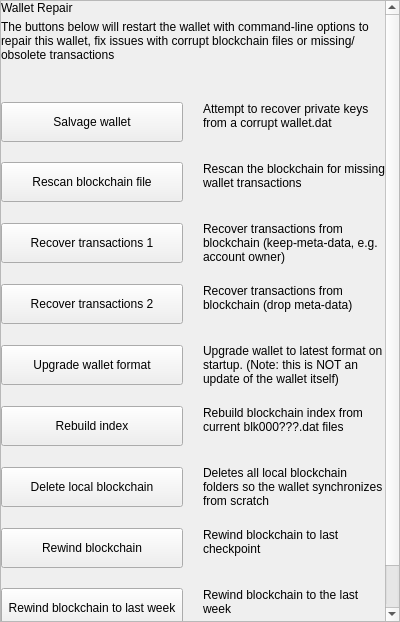
<?xml version="1.0" encoding="UTF-8"?>
<ui version="4.0">
 <class>SettingsWalletRepairWidget</class>
 <widget class="QWidget" name="SettingsWalletRepairWidget">
  <property name="geometry">
   <rect>
    <x>0</x>
    <y>0</y>
    <width>400</width>
    <height>622</height>
   </rect>
  </property>
  <property name="windowTitle">
   <string>Form</string>
  </property>
  <layout class="QHBoxLayout" name="horizontalLayout">
   <property name="spacing">
    <number>0</number>
   </property>
   <property name="leftMargin">
    <number>0</number>
   </property>
   <property name="topMargin">
    <number>0</number>
   </property>
   <property name="rightMargin">
    <number>0</number>
   </property>
   <property name="bottomMargin">
    <number>0</number>
   </property>
   <item>
    <widget class="QWidget" name="left" native="true">
     <layout class="QVBoxLayout" name="verticalLayout">
      <property name="leftMargin">
       <number>0</number>
      </property>
      <property name="topMargin">
       <number>0</number>
      </property>
      <property name="rightMargin">
       <number>0</number>
      </property>
      <property name="bottomMargin">
       <number>0</number>
      </property>
      <item>
       <widget class="QScrollArea" name="scrollStack">
        <property name="styleSheet">
         <string notr="true"/>
        </property>
        <property name="horizontalScrollBarPolicy">
         <enum>Qt::ScrollBarAlwaysOff</enum>
        </property>
        <property name="sizeAdjustPolicy">
         <enum>QAbstractScrollArea::AdjustIgnored</enum>
        </property>
        <property name="widgetResizable">
         <bool>true</bool>
        </property>
        <property name="alignment">
         <set>Qt::AlignLeading|Qt::AlignLeft|Qt::AlignTop</set>
        </property>
        <widget class="QWidget" name="scrollAreaWidgetStack">
         <property name="geometry">
          <rect>
           <x>0</x>
           <y>0</y>
           <width>398</width>
           <height>620</height>
          </rect>
         </property>
         <property name="autoFillBackground">
          <bool>true</bool>
         </property>
         <layout class="QVBoxLayout" name="verticalLayout_1">
          <property name="spacing">
           <number>0</number>
          </property>
          <property name="sizeConstraint">
           <enum>QLayout::SetDefaultConstraint</enum>
          </property>
          <property name="leftMargin">
           <number>0</number>
          </property>
          <property name="topMargin">
           <number>0</number>
          </property>
          <property name="rightMargin">
           <number>0</number>
          </property>
          <property name="bottomMargin">
           <number>0</number>
          </property>
          <item>
           <layout class="QHBoxLayout" name="horizontalLayout_3">
            <property name="spacing">
             <number>0</number>
            </property>
            <item>
             <layout class="QVBoxLayout" name="verticalLayoutTitle">
              <property name="spacing">
               <number>5</number>
              </property>
              <item>
               <widget class="QLabel" name="labelTitle">
                <property name="text">
                 <string>Wallet Repair</string>
                </property>
               </widget>
              </item>
              <item>
               <widget class="QLabel" name="labelSubtitle1">
                <property name="text">
                 <string>The buttons below will restart the wallet with command-line options to repair this wallet, fix issues with corrupt blockchain files or missing/obsolete transactions</string>
                </property>
                <property name="wordWrap">
                 <bool>true</bool>
                </property>
               </widget>
              </item>
             </layout>
            </item>
           </layout>
          </item>
          <item>
           <spacer name="verticalSpacer">
            <property name="orientation">
             <enum>Qt::Vertical</enum>
            </property>
            <property name="sizeType">
             <enum>QSizePolicy::Fixed</enum>
            </property>
            <property name="sizeHint" stdset="0">
             <size>
              <width>20</width>
              <height>40</height>
             </size>
            </property>
           </spacer>
          </item>
          <item>
           <layout class="QHBoxLayout" name="horizontalLayout_6" stretch="1,1">
            <property name="spacing">
             <number>20</number>
            </property>
            <item>
             <layout class="QVBoxLayout" name="verticalLayout_2">
              <property name="spacing">
               <number>5</number>
              </property>
              <item>
               <widget class="QPushButton" name="pushButtonSalvage">
                <property name="minimumSize">
                 <size>
                  <width>0</width>
                  <height>40</height>
                 </size>
                </property>
                <property name="maximumSize">
                 <size>
                  <width>16777215</width>
                  <height>40</height>
                 </size>
                </property>
                <property name="focusPolicy">
                 <enum>Qt::NoFocus</enum>
                </property>
                <property name="text">
                 <string>Salvage wallet</string>
                </property>
               </widget>
              </item>
             </layout>
            </item>
            <item>
             <widget class="QLabel" name="labelMessageSalvage">
              <property name="text">
               <string>Attempt to recover private keys from a corrupt wallet.dat</string>
              </property>
              <property name="alignment">
               <set>Qt::AlignLeading|Qt::AlignLeft|Qt::AlignTop</set>
              </property>
              <property name="wordWrap">
               <bool>true</bool>
              </property>
             </widget>
            </item>
           </layout>
          </item>
          <item>
           <spacer name="verticalSpacer_1">
            <property name="orientation">
             <enum>Qt::Vertical</enum>
            </property>
            <property name="sizeType">
             <enum>QSizePolicy::Fixed</enum>
            </property>
            <property name="sizeHint" stdset="0">
             <size>
              <width>20</width>
              <height>20</height>
             </size>
            </property>
           </spacer>
          </item>
          <item>
           <layout class="QHBoxLayout" name="horizontalRescan" stretch="1,1">
            <property name="spacing">
             <number>20</number>
            </property>
            <item>
             <layout class="QVBoxLayout" name="verticalRescan">
              <property name="spacing">
               <number>5</number>
              </property>
              <item>
               <widget class="QPushButton" name="pushButtonRescan">
                <property name="minimumSize">
                 <size>
                  <width>0</width>
                  <height>40</height>
                 </size>
                </property>
                <property name="maximumSize">
                 <size>
                  <width>16777215</width>
                  <height>40</height>
                 </size>
                </property>
                <property name="focusPolicy">
                 <enum>Qt::NoFocus</enum>
                </property>
                <property name="text">
                 <string>Rescan blockchain file</string>
                </property>
               </widget>
              </item>
             </layout>
            </item>
            <item>
             <widget class="QLabel" name="labelMessageRescan">
              <property name="text">
               <string>Rescan the blockchain for missing wallet transactions</string>
              </property>
              <property name="alignment">
               <set>Qt::AlignLeading|Qt::AlignLeft|Qt::AlignTop</set>
              </property>
              <property name="wordWrap">
               <bool>true</bool>
              </property>
             </widget>
            </item>
           </layout>
          </item>
          <item>
           <spacer name="verticalSpacer_2">
            <property name="orientation">
             <enum>Qt::Vertical</enum>
            </property>
            <property name="sizeType">
             <enum>QSizePolicy::Fixed</enum>
            </property>
            <property name="sizeHint" stdset="0">
             <size>
              <width>20</width>
              <height>20</height>
             </size>
            </property>
           </spacer>
          </item>
          <item>
           <layout class="QHBoxLayout" name="horizontalRecover1" stretch="1,1">
            <property name="spacing">
             <number>20</number>
            </property>
            <item>
             <layout class="QVBoxLayout" name="verticalRecover1">
              <property name="spacing">
               <number>5</number>
              </property>
              <item>
               <widget class="QPushButton" name="pushButtonRecover1">
                <property name="minimumSize">
                 <size>
                  <width>0</width>
                  <height>40</height>
                 </size>
                </property>
                <property name="maximumSize">
                 <size>
                  <width>16777215</width>
                  <height>40</height>
                 </size>
                </property>
                <property name="focusPolicy">
                 <enum>Qt::NoFocus</enum>
                </property>
                <property name="text">
                 <string>Recover transactions 1</string>
                </property>
               </widget>
              </item>
             </layout>
            </item>
            <item>
             <widget class="QLabel" name="labelMessageRecover1">
              <property name="text">
               <string>Recover transactions from blockchain (keep-meta-data, e.g. account owner)</string>
              </property>
              <property name="alignment">
               <set>Qt::AlignLeading|Qt::AlignLeft|Qt::AlignTop</set>
              </property>
              <property name="wordWrap">
               <bool>true</bool>
              </property>
             </widget>
            </item>
           </layout>
          </item>
          <item>
           <spacer name="verticalSpacer_3">
            <property name="orientation">
             <enum>Qt::Vertical</enum>
            </property>
            <property name="sizeType">
             <enum>QSizePolicy::Fixed</enum>
            </property>
            <property name="sizeHint" stdset="0">
             <size>
              <width>20</width>
              <height>20</height>
             </size>
            </property>
           </spacer>
          </item>
          <item>
           <layout class="QHBoxLayout" name="horizontalRecover2" stretch="1,1">
            <property name="spacing">
             <number>20</number>
            </property>
            <item>
             <layout class="QVBoxLayout" name="verticalRecover2" stretch="0">
              <property name="spacing">
               <number>5</number>
              </property>
              <item>
               <widget class="QPushButton" name="pushButtonRecover2">
                <property name="minimumSize">
                 <size>
                  <width>0</width>
                  <height>40</height>
                 </size>
                </property>
                <property name="maximumSize">
                 <size>
                  <width>16777215</width>
                  <height>40</height>
                 </size>
                </property>
                <property name="focusPolicy">
                 <enum>Qt::NoFocus</enum>
                </property>
                <property name="text">
                 <string>Recover transactions 2</string>
                </property>
               </widget>
              </item>
             </layout>
            </item>
            <item>
             <widget class="QLabel" name="labelMessageRecover2">
              <property name="text">
               <string>Recover transactions from blockchain (drop meta-data)</string>
              </property>
              <property name="alignment">
               <set>Qt::AlignLeading|Qt::AlignLeft|Qt::AlignTop</set>
              </property>
              <property name="wordWrap">
               <bool>true</bool>
              </property>
             </widget>
            </item>
           </layout>
          </item>
          <item>
           <spacer name="verticalSpacer_4">
            <property name="orientation">
             <enum>Qt::Vertical</enum>
            </property>
            <property name="sizeType">
             <enum>QSizePolicy::Fixed</enum>
            </property>
            <property name="sizeHint" stdset="0">
             <size>
              <width>20</width>
              <height>20</height>
             </size>
            </property>
           </spacer>
          </item>
          <item>
           <layout class="QHBoxLayout" name="horizontalUpgrade" stretch="1,1">
            <property name="spacing">
             <number>20</number>
            </property>
            <item>
             <layout class="QVBoxLayout" name="verticalUpgrade">
              <property name="spacing">
               <number>5</number>
              </property>
              <item>
               <widget class="QPushButton" name="pushButtonUpgrade">
                <property name="minimumSize">
                 <size>
                  <width>0</width>
                  <height>40</height>
                 </size>
                </property>
                <property name="maximumSize">
                 <size>
                  <width>16777215</width>
                  <height>40</height>
                 </size>
                </property>
                <property name="focusPolicy">
                 <enum>Qt::NoFocus</enum>
                </property>
                <property name="text">
                 <string>Upgrade wallet format</string>
                </property>
               </widget>
              </item>
             </layout>
            </item>
            <item>
             <widget class="QLabel" name="labelMessageUpgrade">
              <property name="text">
               <string>Upgrade wallet to latest format on startup. (Note: this is NOT an update of the wallet itself)</string>
              </property>
              <property name="alignment">
               <set>Qt::AlignLeading|Qt::AlignLeft|Qt::AlignTop</set>
              </property>
              <property name="wordWrap">
               <bool>true</bool>
              </property>
             </widget>
            </item>
           </layout>
          </item>
          <item>
           <spacer name="verticalSpacer_5">
            <property name="orientation">
             <enum>Qt::Vertical</enum>
            </property>
            <property name="sizeType">
             <enum>QSizePolicy::Fixed</enum>
            </property>
            <property name="sizeHint" stdset="0">
             <size>
              <width>20</width>
              <height>20</height>
             </size>
            </property>
           </spacer>
          </item>
          <item>
           <layout class="QHBoxLayout" name="horizontalRebuild" stretch="1,1">
            <property name="spacing">
             <number>20</number>
            </property>
            <item>
             <layout class="QVBoxLayout" name="verticalRebuild">
              <property name="spacing">
               <number>5</number>
              </property>
              <item>
               <widget class="QPushButton" name="pushButtonRebuild">
                <property name="minimumSize">
                 <size>
                  <width>0</width>
                  <height>40</height>
                 </size>
                </property>
                <property name="maximumSize">
                 <size>
                  <width>16777215</width>
                  <height>40</height>
                 </size>
                </property>
                <property name="focusPolicy">
                 <enum>Qt::NoFocus</enum>
                </property>
                <property name="text">
                 <string>Rebuild index</string>
                </property>
               </widget>
              </item>
             </layout>
            </item>
            <item>
             <widget class="QLabel" name="labelMessageRebuild">
              <property name="text">
               <string>Rebuild blockchain index from current blk000???.dat files</string>
              </property>
              <property name="alignment">
               <set>Qt::AlignLeading|Qt::AlignLeft|Qt::AlignTop</set>
              </property>
              <property name="wordWrap">
               <bool>true</bool>
              </property>
             </widget>
            </item>
           </layout>
          </item>
          <item>
           <spacer name="verticalSpacer_6">
            <property name="orientation">
             <enum>Qt::Vertical</enum>
            </property>
            <property name="sizeType">
             <enum>QSizePolicy::Fixed</enum>
            </property>
            <property name="sizeHint" stdset="0">
             <size>
              <width>20</width>
              <height>20</height>
             </size>
            </property>
           </spacer>
          </item>
          <item>
           <layout class="QHBoxLayout" name="horizontalDelete" stretch="1,1">
            <property name="spacing">
             <number>20</number>
            </property>
            <item>
             <layout class="QVBoxLayout" name="verticalDelete">
              <property name="spacing">
               <number>0</number>
              </property>
              <item>
               <widget class="QPushButton" name="pushButtonDelete">
                <property name="minimumSize">
                 <size>
                  <width>0</width>
                  <height>40</height>
                 </size>
                </property>
                <property name="maximumSize">
                 <size>
                  <width>16777215</width>
                  <height>40</height>
                 </size>
                </property>
                <property name="focusPolicy">
                 <enum>Qt::NoFocus</enum>
                </property>
                <property name="text">
                 <string>Delete local blockchain</string>
                </property>
               </widget>
              </item>
             </layout>
            </item>
            <item>
             <widget class="QLabel" name="labelMessageDelete">
              <property name="minimumSize">
               <size>
                <width>0</width>
                <height>0</height>
               </size>
              </property>
              <property name="text">
               <string>Deletes all local blockchain folders so the wallet synchronizes from scratch</string>
              </property>
              <property name="alignment">
               <set>Qt::AlignLeading|Qt::AlignLeft|Qt::AlignTop</set>
              </property>
              <property name="wordWrap">
               <bool>true</bool>
              </property>
             </widget>
            </item>
           </layout>
          </item>
          <item>
           <spacer name="verticalSpacer_7">
            <property name="orientation">
             <enum>Qt::Vertical</enum>
            </property>
            <property name="sizeType">
             <enum>QSizePolicy::Fixed</enum>
            </property>
            <property name="sizeHint" stdset="0">
             <size>
              <width>20</width>
              <height>20</height>
             </size>
            </property>
           </spacer>
          </item>
          <item>
           <layout class="QHBoxLayout" name="horizontalRewind" stretch="1,1">
            <property name="spacing">
             <number>20</number>
            </property>
            <property name="bottomMargin">
             <number>0</number>
            </property>
            <item>
             <layout class="QVBoxLayout" name="verticalRewind" stretch="0">
              <property name="spacing">
               <number>0</number>
              </property>
              <property name="rightMargin">
               <number>0</number>
              </property>
              <property name="bottomMargin">
               <number>0</number>
              </property>
              <item>
               <widget class="QPushButton" name="pushButtonRewind">
                <property name="minimumSize">
                 <size>
                  <width>0</width>
                  <height>40</height>
                 </size>
                </property>
                <property name="maximumSize">
                 <size>
                  <width>16777215</width>
                  <height>40</height>
                 </size>
                </property>
                <property name="focusPolicy">
                 <enum>Qt::NoFocus</enum>
                </property>
                <property name="text">
                 <string>Rewind blockchain</string>
                </property>
               </widget>
              </item>
             </layout>
            </item>
            <item>
             <widget class="QLabel" name="labelMessageRewind">
              <property name="text">
               <string>Rewind blockchain to last checkpoint</string>
              </property>
              <property name="alignment">
               <set>Qt::AlignLeading|Qt::AlignLeft|Qt::AlignTop</set>
              </property>
              <property name="wordWrap">
               <bool>true</bool>
              </property>
             </widget>
            </item>
           </layout>
          </item>
          <item>
           <spacer name="verticalSpacer_8">
            <property name="orientation">
             <enum>Qt::Vertical</enum>
            </property>
            <property name="sizeType">
             <enum>QSizePolicy::Fixed</enum>
            </property>
            <property name="sizeHint" stdset="0">
             <size>
              <width>20</width>
              <height>20</height>
             </size>
            </property>
           </spacer>
          </item>
          <item>
           <layout class="QHBoxLayout" name="horizontalWeekRewind" stretch="1,1">
            <property name="spacing">
             <number>20</number>
            </property>
            <property name="bottomMargin">
             <number>0</number>
            </property>
            <item>
             <layout class="QVBoxLayout" name="verticalWeekRewind" stretch="0">
              <property name="spacing">
               <number>0</number>
              </property>
              <property name="rightMargin">
               <number>0</number>
              </property>
              <property name="bottomMargin">
               <number>0</number>
              </property>
              <item>
               <widget class="QPushButton" name="pushButtonWeekRewind">
                <property name="minimumSize">
                 <size>
                  <width>0</width>
                  <height>40</height>
                 </size>
                </property>
                <property name="maximumSize">
                 <size>
                  <width>16777215</width>
                  <height>40</height>
                 </size>
                </property>
                <property name="focusPolicy">
                 <enum>Qt::NoFocus</enum>
                </property>
                <property name="text">
                 <string>Rewind blockchain to last week</string>
                </property>
               </widget>
              </item>
             </layout>
            </item>
            <item>
             <widget class="QLabel" name="labelMessageWeekRewind">
              <property name="text">
               <string>Rewind blockchain to the last week</string>
              </property>
              <property name="alignment">
               <set>Qt::AlignLeading|Qt::AlignLeft|Qt::AlignTop</set>
              </property>
              <property name="wordWrap">
               <bool>true</bool>
              </property>
             </widget>
            </item>
           </layout>
          </item>
          <item>
           <spacer name="verticalSpacer_9">
            <property name="orientation">
             <enum>Qt::Vertical</enum>
            </property>
            <property name="sizeType">
             <enum>QSizePolicy::Expanding</enum>
            </property>
            <property name="sizeHint" stdset="0">
             <size>
              <width>20</width>
              <height>40</height>
             </size>
            </property>
           </spacer>
          </item>
         </layout>
        </widget>
       </widget>
      </item>
     </layout>
    </widget>
   </item>
  </layout>
 </widget>
 <resources/>
 <connections/>
</ui>
